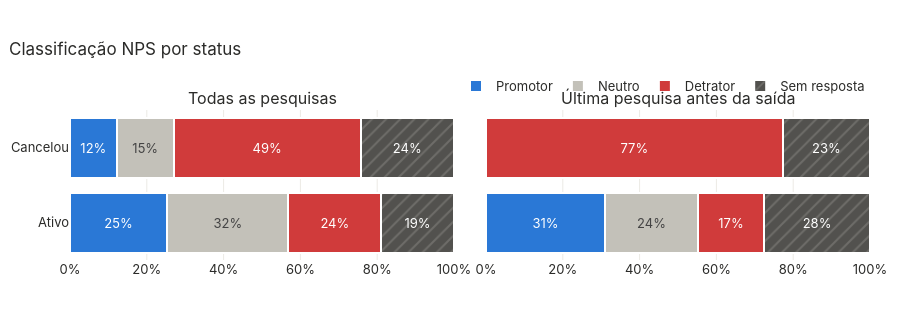

Notebook code for this chart:
### Code cell
ultima = nps.sort_values("mes_ref").groupby("cliente_id").tail(1)
fig = make_subplots(rows=1, cols=2, shared_yaxes=True, horizontal_spacing=0.04,
                    subplot_titles=["Todas as pesquisas", "Última pesquisa antes da saída"])
for c, base in enumerate([nps, ultima], start=1):
    dist = pd.crosstab(base.status, base.classificacao_nps, normalize="index").reindex(index=ORDEM_STATUS[::-1], columns=ORDEM_NPS) * 100
    cont = pd.crosstab(base.status, base.classificacao_nps).reindex(index=ORDEM_STATUS[::-1], columns=ORDEM_NPS)
    for k in ORDEM_NPS:
        fig.add_trace(go.Bar(y=dist.index, x=dist[k], orientation="h", name=k, legendgroup=k, showlegend=c == 1,
                             marker=dict(color=CORES_NPS[k], line=dict(color="white", width=2),
                                         pattern_shape="/" if k == "Sem resposta" else "", pattern_fgcolor="#8a8984"),
                             text=[f"{v:.0f}%" if v >= 6 else "" for v in dist[k]], textposition="inside",
                             insidetextanchor="middle", customdata=cont[k],
                             hovertemplate=f"<b>%{{y}}</b> · {k}<br>%{{x:.1f}}% (%{{customdata}} pesquisas)<extra></extra>"),
                      row=1, col=c)
fig.update_layout(barmode="stack", height=320, legend=dict(traceorder="normal"),
                  title="Classificação NPS por status")
fig.update_xaxes(range=[0, 100], ticksuffix="%")
fig.show()

### Figure 1 — Plotly figure (JSON) as saved in the notebook; plotly's stock layout.template omitted (floating-point values rounded to 4 significant figures)
{"data": [{"customdata": [88, 9], "hovertemplate": "<b>%{y}</b> · Promotor<br>%{x:.1f}% (%{customdata} pesquisas)<extra></extra>", "insidetextanchor": "middle", "legendgroup": "Promotor", "marker": {"color": "#2a78d6", "line": {"color": "white", "width": 2}, "pattern": {"fgcolor": "#8a8984", "shape": ""}}, "name": "Promotor", "orientation": "h", "showlegend": true, "text": ["25%", "12%"], "textposition": "inside", "type": "bar", "x": [25.29, 12.16], "xaxis": "x", "y": ["Ativo", "Cancelou"], "yaxis": "y"}, {"customdata": [110, 11], "hovertemplate": "<b>%{y}</b> · Neutro<br>%{x:.1f}% (%{customdata} pesquisas)<extra></extra>", "insidetextanchor": "middle", "legendgroup": "Neutro", "marker": {"color": "#c3c1b9", "line": {"color": "white", "width": 2}, "pattern": {"fgcolor": "#8a8984", "shape": ""}}, "name": "Neutro", "orientation": "h", "showlegend": true, "text": ["32%", "15%"], "textposition": "inside", "type": "bar", "x": [31.61, 14.86], "xaxis": "x", "y": ["Ativo", "Cancelou"], "yaxis": "y"}, {"customdata": [84, 36], "hovertemplate": "<b>%{y}</b> · Detrator<br>%{x:.1f}% (%{customdata} pesquisas)<extra></extra>", "insidetextanchor": "middle", "legendgroup": "Detrator", "marker": {"color": "#d03b3b", "line": {"color": "white", "width": 2}, "pattern": {"fgcolor": "#8a8984", "shape": ""}}, "name": "Detrator", "orientation": "h", "showlegend": true, "text": ["24%", "49%"], "textposition": "inside", "type": "bar", "x": [24.14, 48.65], "xaxis": "x", "y": ["Ativo", "Cancelou"], "yaxis": "y"}, {"customdata": [66, 18], "hovertemplate": "<b>%{y}</b> · Sem resposta<br>%{x:.1f}% (%{customdata} pesquisas)<extra></extra>", "insidetextanchor": "middle", "legendgroup": "Sem resposta", "marker": {"color": "#52514e", "line": {"color": "white", "width": 2}, "pattern": {"fgcolor": "#8a8984", "shape": "/"}}, "name": "Sem resposta", "orientation": "h", "showlegend": true, "text": ["19%", "24%"], "textposition": "inside", "type": "bar", "x": [18.97, 24.32], "xaxis": "x", "y": ["Ativo", "Cancelou"], "yaxis": "y"}, {"customdata": [18, 0], "hovertemplate": "<b>%{y}</b> · Promotor<br>%{x:.1f}% (%{customdata} pesquisas)<extra></extra>", "insidetextanchor": "middle", "legendgroup": "Promotor", "marker": {"color": "#2a78d6", "line": {"color": "white", "width": 2}, "pattern": {"fgcolor": "#8a8984", "shape": ""}}, "name": "Promotor", "orientation": "h", "showlegend": false, "text": ["31%", ""], "textposition": "inside", "type": "bar", "x": [31.03, 0.0], "xaxis": "x2", "y": ["Ativo", "Cancelou"], "yaxis": "y2"}, {"customdata": [14, 0], "hovertemplate": "<b>%{y}</b> · Neutro<br>%{x:.1f}% (%{customdata} pesquisas)<extra></extra>", "insidetextanchor": "middle", "legendgroup": "Neutro", "marker": {"color": "#c3c1b9", "line": {"color": "white", "width": 2}, "pattern": {"fgcolor": "#8a8984", "shape": ""}}, "name": "Neutro", "orientation": "h", "showlegend": false, "text": ["24%", ""], "textposition": "inside", "type": "bar", "x": [24.14, 0.0], "xaxis": "x2", "y": ["Ativo", "Cancelou"], "yaxis": "y2"}, {"customdata": [10, 17], "hovertemplate": "<b>%{y}</b> · Detrator<br>%{x:.1f}% (%{customdata} pesquisas)<extra></extra>", "insidetextanchor": "middle", "legendgroup": "Detrator", "marker": {"color": "#d03b3b", "line": {"color": "white", "width": 2}, "pattern": {"fgcolor": "#8a8984", "shape": ""}}, "name": "Detrator", "orientation": "h", "showlegend": false, "text": ["17%", "77%"], "textposition": "inside", "type": "bar", "x": [17.24, 77.27], "xaxis": "x2", "y": ["Ativo", "Cancelou"], "yaxis": "y2"}, {"customdata": [16, 5], "hovertemplate": "<b>%{y}</b> · Sem resposta<br>%{x:.1f}% (%{customdata} pesquisas)<extra></extra>", "insidetextanchor": "middle", "legendgroup": "Sem resposta", "marker": {"color": "#52514e", "line": {"color": "white", "width": 2}, "pattern": {"fgcolor": "#8a8984", "shape": "/"}}, "name": "Sem resposta", "orientation": "h", "showlegend": false, "text": ["28%", "23%"], "textposition": "inside", "type": "bar", "x": [27.59, 22.73], "xaxis": "x2", "y": ["Ativo", "Cancelou"], "yaxis": "y2"}], "layout": {"annotations": [{"font": {"size": 16}, "showarrow": false, "text": "Todas as pesquisas", "x": 0.24, "xanchor": "center", "xref": "paper", "y": 1.0, "yanchor": "bottom", "yref": "paper"}, {"font": {"size": 16}, "showarrow": false, "text": "Última pesquisa antes da saída", "x": 0.76, "xanchor": "center", "xref": "paper", "y": 1.0, "yanchor": "bottom", "yref": "paper"}], "barmode": "stack", "height": 320, "legend": {"traceorder": "normal"}, "title": {"text": "Classificação NPS por status"}, "xaxis": {"anchor": "y", "domain": [0.0, 0.48], "range": [0, 100], "ticksuffix": "%"}, "xaxis2": {"anchor": "y2", "domain": [0.52, 1.0], "range": [0, 100], "ticksuffix": "%"}, "yaxis": {"anchor": "x", "domain": [0.0, 1.0]}, "yaxis2": {"anchor": "x2", "domain": [0.0, 1.0], "matches": "y", "showticklabels": false}}}
